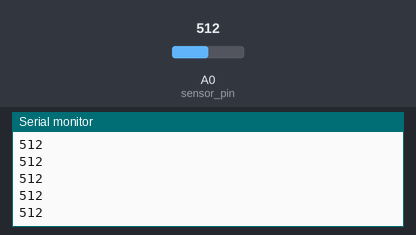
Recording of a sketch running on a simulated Arduino Uno, built with avr-gcc and run on an emulated ATmega328P. Parts: the last lines printed to the serial monitor. The test bench sets the inputs (shaded band); at power-on: A0 (sensor_pin) = 512.

Above: at 1.2 s.
1.3 s: A0 (sensor_pin) set to 716
At 1.68 s:
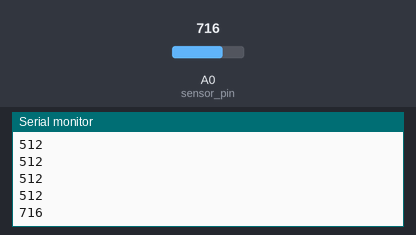
2.8 s: A0 (sensor_pin) set to 900
At 2.93 s:
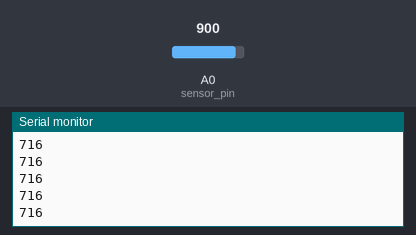
Timing chart, 0 to 5.8 s (numbered marks = the images above; inputs shaded):
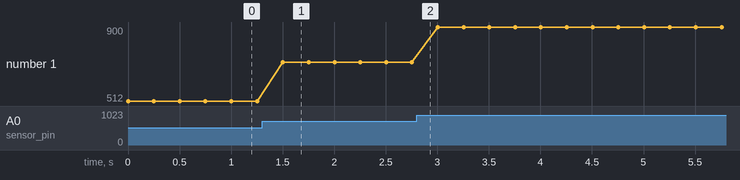

Measured:
- after the input at 1.3 s, the serial monitor: prints a new line after 0.20 s (image 1)
- plotted number 1: 512 → 716 after the input at 1.3 s, 716 → 900 after the input at 2.8 s

The sketch:

mosture-sensor-test.ino
```cpp
/*   ripple tank level indicator test
#

*/

const int sensor_pin = A0;

int sensor_val;


void setup() {
  Serial.begin(115200);
  Serial.println("mosture-sense test");
}

void loop() {
  sensor_val = analogRead(sensor_pin);
  Serial.println(sensor_val);
  delay(250);
}
```
